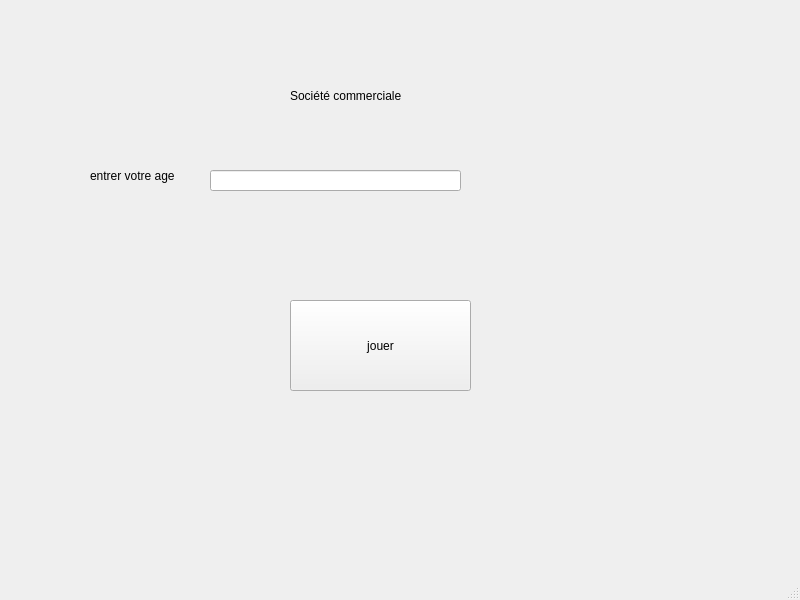
<?xml version="1.0" encoding="UTF-8"?>
<ui version="4.0">
 <class>MainWindow</class>
 <widget class="QMainWindow" name="MainWindow">
  <property name="geometry">
   <rect>
    <x>0</x>
    <y>0</y>
    <width>800</width>
    <height>600</height>
   </rect>
  </property>
  <property name="windowTitle">
   <string>MainWindow</string>
  </property>
  <widget class="QWidget" name="centralwidget">
   <widget class="QLabel" name="label">
    <property name="geometry">
     <rect>
      <x>290</x>
      <y>80</y>
      <width>311</width>
      <height>31</height>
     </rect>
    </property>
    <property name="text">
     <string>Société commerciale </string>
    </property>
   </widget>
   <widget class="QLabel" name="res">
    <property name="geometry">
     <rect>
      <x>220</x>
      <y>430</y>
      <width>321</width>
      <height>141</height>
     </rect>
    </property>
    <property name="text">
     <string/>
    </property>
   </widget>
   <widget class="QPushButton" name="verifier">
    <property name="geometry">
     <rect>
      <x>290</x>
      <y>300</y>
      <width>181</width>
      <height>91</height>
     </rect>
    </property>
    <property name="text">
     <string>jouer</string>
    </property>
   </widget>
   <widget class="QLabel" name="label_3">
    <property name="geometry">
     <rect>
      <x>90</x>
      <y>160</y>
      <width>201</width>
      <height>31</height>
     </rect>
    </property>
    <property name="text">
     <string>entrer votre age</string>
    </property>
   </widget>
   <widget class="QLineEdit" name="vn">
    <property name="geometry">
     <rect>
      <x>210</x>
      <y>170</y>
      <width>251</width>
      <height>21</height>
     </rect>
    </property>
   </widget>
  </widget>
  <widget class="QMenuBar" name="menubar">
   <property name="geometry">
    <rect>
     <x>0</x>
     <y>0</y>
     <width>800</width>
     <height>26</height>
    </rect>
   </property>
  </widget>
  <widget class="QStatusBar" name="statusbar"/>
 </widget>
 <resources/>
 <connections/>
</ui>
